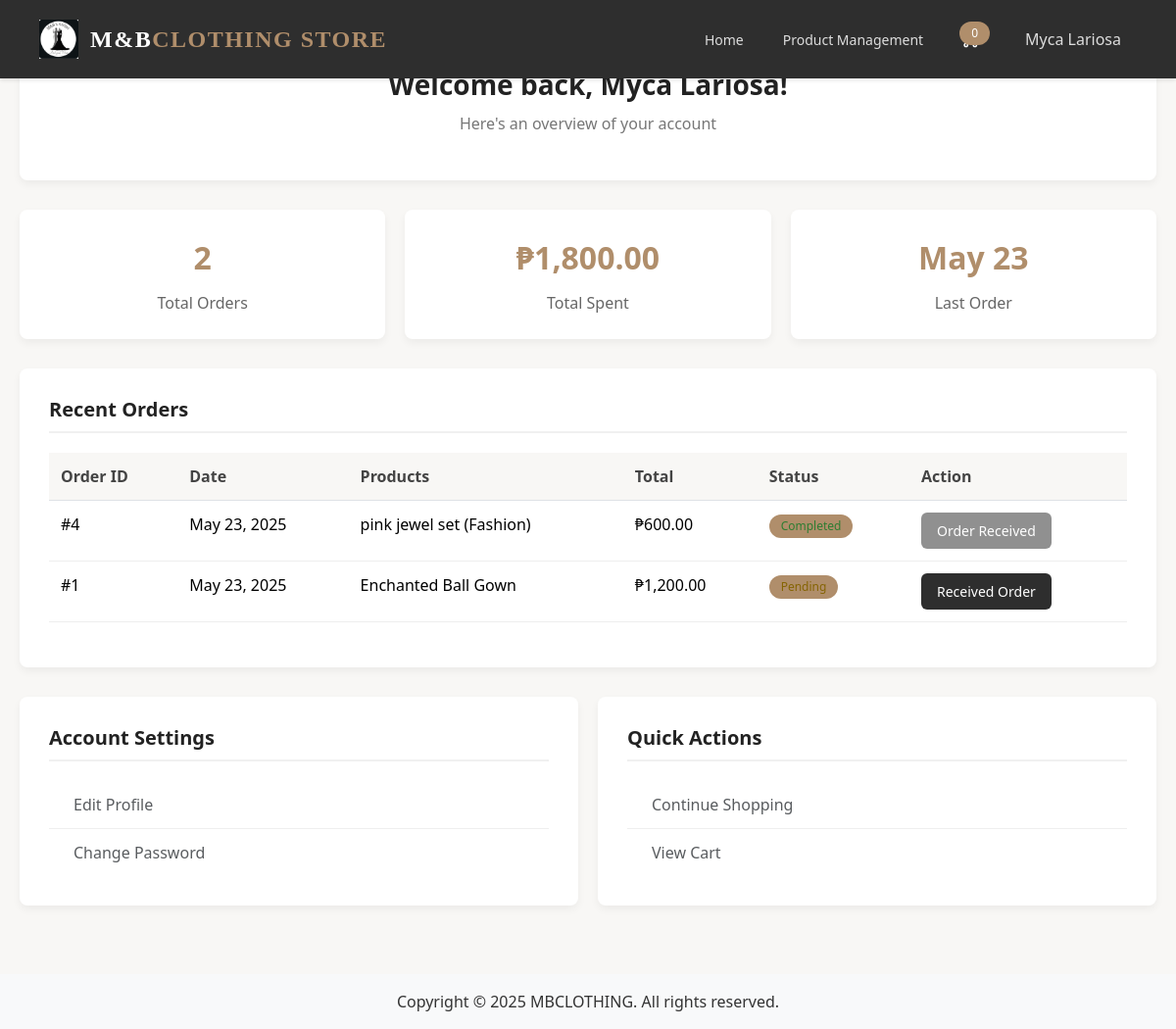
Page /dashboard.php (signed in) on the committed database.
### tables this page shows
CREATE TABLE `users` (
  `id` int(11) NOT NULL,
  `name` varchar(255) NOT NULL,
  `email` varchar(255) NOT NULL,
  `password` varchar(255) NOT NULL,
  `address` varchar(255) DEFAULT NULL,
  `phone` varchar(20) DEFAULT NULL,
  `birthdate` date DEFAULT NULL,
  `created_at` timestamp NOT NULL DEFAULT current_timestamp(),
  `updated_at` timestamp NOT NULL DEFAULT current_timestamp() ON UPDATE current_timestamp(),
  `remember_token` varchar(255) DEFAULT NULL,
  `profile_picture` varchar(255) DEFAULT 'assets/images/default-profile.png',
  `role` enum('admin','customer') NOT NULL DEFAULT 'customer'
);

CREATE TABLE `orders` (
  `id` int(11) NOT NULL,
  `customer_id` int(11) DEFAULT NULL,
  `guest_name` varchar(255) DEFAULT NULL,
  `guest_phone` varchar(20) DEFAULT NULL,
  `guest_address` varchar(255) DEFAULT NULL,
  `total` decimal(10,2) NOT NULL,
  `created_at` timestamp NOT NULL DEFAULT current_timestamp(),
  `updated_at` timestamp NOT NULL DEFAULT current_timestamp() ON UPDATE current_timestamp(),
  `status` enum('Pending','Completed') NOT NULL DEFAULT 'Pending'
);

CREATE TABLE `order_details` (
  `id` int(11) NOT NULL,
  `order_id` int(11) NOT NULL,
  `product_id` int(11) NOT NULL,
  `quantity` int(11) NOT NULL,
  `price` decimal(10,2) NOT NULL,
  `subtotal` decimal(10,2) NOT NULL
);

CREATE TABLE `products` (
  `id` int(11) NOT NULL,
  `category_id` int(11) NOT NULL,
  `name` varchar(255) NOT NULL,
  `description` text DEFAULT NULL,
  `price` decimal(10,2) NOT NULL,
  `slug` varchar(255) NOT NULL,
  `image_path` varchar(255) DEFAULT NULL,
  `created_at` timestamp NOT NULL DEFAULT current_timestamp(),
  `updated_at` timestamp NOT NULL DEFAULT current_timestamp() ON UPDATE current_timestamp()
);

### app/models/User.php (called while the page is built, shortened)
<?php
class User extends Database {
    private $db;
    public function __construct() {
        $this->db = $this->getConnection();
    }
    public function find($id) {
        $sql = "SELECT * FROM users WHERE id = :id";
        $stmt = $this->db->prepare($sql);
        $stmt->execute(['id' => $id]);
        return $stmt->fetch(\PDO::FETCH_ASSOC);
    }
}

### app/includes/database.php (called while the page is built, shortened)
<?php
class Database {
    private $host = "localhost";
    private $db_name = "ecommerce";
    private $username = "root";
    private $password = "";
    protected $conn;
    public function __construct() {
        try {
            $this->conn = new \PDO("mysql:host=" . $this->host . ";dbname=" . $this->db_name, $this->username, $this->password);
            $this->conn->setAttribute(\PDO::ATTR_ERRMODE, \PDO::ERRMODE_EXCEPTION);
        } catch (\PDOException $e) {
            die("Connection failed: " . $e->getMessage());
        }
    }
    public function getConnection() {
        return $this->conn;
    }
}

### helpers/role_helper.php (called while the page is built, shortened)
<?php
function isAdmin() {
    $userId = $_SESSION['user']['id'];
    $userModel = new User();
    $user = $userModel->find($userId);
    if ($user && isset($user['role']) && $user['role'] === 'admin') {
        return true;
    }
    return false;
}

### helpers/functions.php (called while the page is built, shortened)
<?php
if (!function_exists('template')) {
    function template($file, $options = []) {
                ?>
                <?php
        include 'templates/' . $file;
    }
}

### app/models/Checkout.php (called while the page is built, shortened)
<?php
class Checkout extends Database
{
    private $db;
    public function __construct()
    {
        $this->db = $this->getConnection();
    }
    public function getUserOrders($userId)
    {
        $sql = "SELECT o.id, o.status, o.created_at AS order_date, p.name AS product_name, od.quantity, od.price AS total_price
                FROM orders o
                JOIN order_details od ON o.id = od.order_id
                JOIN products p ON od.product_id = p.id
                WHERE o.customer_id = :user_id
                ORDER BY o.created_at DESC";
        $stmt = $this->db->prepare($sql);
        $stmt->execute(['user_id' => $userId]);
        return $stmt->fetchAll(\PDO::FETCH_ASSOC);
    }
}

### dashboard.php (the view, shortened to what this page needs)
<?php
include 'helpers/functions.php';
$checkout = new Checkout();
$userOrders = $checkout->getUserOrders($_SESSION['user']['id']);
$userInfo = $_SESSION['user'];
template('header.php'); ?>
<div class="dashboard-container">
    <div class="dashboard-header">
        <h1 class="welcome-message">Welcome back, <?php echo htmlspecialchars($userInfo['name']); ?>!</h1>
        <p class="dashboard-subtitle">Here's an overview of your account</p>
    </div>
    <div class="stats-row">
        <div class="stats-card">
            <div class="stats-number"><?php echo count($userOrders); ?></div>
            <div class="stats-label">Total Orders</div>
        </div>
        <div class="stats-card">
            <div class="stats-number">₱<?php
                $totalSpent = array_sum(array_column($userOrders, 'total_price'));
                echo number_format($totalSpent, 2);
            ?></div>
            <div class="stats-label">Total Spent</div>
        </div>
        <div class="stats-card">
            <div class="stats-number"><?php
                $lastOrder = end($userOrders);
                echo $lastOrder ? date('M d', strtotime($lastOrder['order_date'])) : 'N/A';
            ?></div>
            <div class="stats-label">Last Order</div>
        </div>
    </div>
    <div class="dashboard-card">
        <h3>Recent Orders</h3>
        <?php if (!empty($userOrders)): ?>
            <div class="table-responsive">
                <table class="table">
                    <thead>
                        <tr>
                            <th>Order ID</th>
                            <th>Date</th>
                            <th>Products</th>
                            <th>Total</th>
                            <th>Status</th>
                            <th>Action</th>
                        </tr>
                    </thead>
                    <tbody>
                        <?php foreach ($userOrders as $order): ?>
                            <tr>
                                <td>#<?php echo $order['id']; ?></td>
                                <td><?php echo date('M d, Y', strtotime($order['order_date'])); ?></td>
                                <td><?php echo htmlspecialchars($order['product_name']); ?></td>
                                <td>₱<?php echo number_format($order['total_price'], 2); ?></td>
                                <td>
                                    <?php
                                    echo isset($order['status']) && $order['status'] === 'Completed'
                                        ? '<span class="badge badge-success">Completed</span>'
                                        : '<span class="badge badge-warning">Pending</span>';
                                    ?>
                                </td>
                                <td>
                                    <form method="POST" action="dashboard.php">
                                        <?php if (isset($order['status']) && $order['status'] === 'Pending'): ?>
                                            <button type="submit" name="mark_completed" class="btn btn-primary btn-sm">Received Order</button>
                                        <?php else: ?>
                                            <button class="btn btn-primary btn-sm" disabled>Order Received</button>
                                        <?php endif; ?>
                                    </form>
                                </td>
                            </tr>
                        <?php endforeach; ?>
                    </tbody>
                </table>
            </div>
        <?php endif; ?>
    </div>
    <div class="quick-links">
        <div class="dashboard-card">
            <h3>Account Settings</h3>
            <div class="list-group">
                <a href="my-account.php" class="list-group-item list-group-item-action">
                    <i class="fas fa-user"></i> Edit Profile
                </a>
                <a href="change-password.php" class="list-group-item list-group-item-action">
                    <i class="fas fa-key"></i> Change Password
                </a>
            </div>
        </div>
        <div class="dashboard-card">
            <h3>Quick Actions</h3>
            <div class="list-group">
                <a href="index.php" class="list-group-item list-group-item-action">
                    <i class="fas fa-shopping-cart"></i> Continue Shopping
                </a>
                <a href="cart.php" class="list-group-item list-group-item-action">
                    <i class="fas fa-shopping-bag"></i> View Cart
                </a>
            </div>
        </div>
    </div>
</div>

### templates/header.php (style rules this page uses)
body { font-family: 'Segoe UI', Tahoma, Geneva, Verdana, sans-serif; background: #f8f7f5; color: #333; margin: 0; padding: 0; padding-top: 80px; }
.badge { background-color: #b08e6b !important; color: #fff; padding: 4px 8px; border-radius: 12px; font-size: 12px; }

### dashboard.php (style rules this page uses)
body { font-family: 'Segoe UI', Tahoma, Geneva, Verdana, sans-serif; background: #f8f7f5; color: #333; margin: 0; padding: 0; }
.dashboard-container { max-width: 1200px; margin: auto; padding: 40px 20px; }
.dashboard-header { background-color: #fff; padding: 30px; border-radius: 8px; box-shadow: 0 4px 8px rgba(0,0,0,0.05); margin-bottom: 30px; text-align: center; }
.welcome-message { font-size: 28px; font-weight: bold; color: #222; margin-bottom: 10px; }
.dashboard-subtitle { color: #777; font-size: 16px; }
.stats-row { display: flex; gap: 20px; margin-bottom: 30px; }
.stats-card { flex: 1; background-color: #fff; padding: 25px; border-radius: 8px; box-shadow: 0 4px 8px rgba(0,0,0,0.05); text-align: center; transition: transform 0.3s ease, box-shadow 0.3s ease; }
.stats-number { font-size: 32px; font-weight: bold; color: #b08e6b; margin-bottom: 10px; }
.stats-label { color: #666; font-size: 16px; font-weight: 500; }
.dashboard-card { background-color: #fff; padding: 30px; border-radius: 8px; box-shadow: 0 4px 8px rgba(0,0,0,0.05); margin-bottom: 30px; }
.dashboard-card h3 { font-size: 20px; font-weight: 600; color: #222; margin-bottom: 20px; padding-bottom: 10px; border-bottom: 2px solid #f0f0f0; }
.table { width: 100%; border-collapse: collapse; }
.table th { background-color: #f8f7f5; padding: 12px; text-align: left; font-weight: 600; color: #444; }
.table td { padding: 12px; border-bottom: 1px solid #eee; }
.badge { padding: 6px 12px; border-radius: 20px; font-size: 12px; font-weight: 500; }
.badge-success { background-color: #e8f5e9; color: #2e7d32; }
.badge-warning { background-color: #fff3cd; color: #856404; }
.quick-links { display: flex; gap: 20px; }
.quick-links .dashboard-card { flex: 1; }
.list-group-item { padding: 12px 15px; border: none; border-bottom: 1px solid #eee; transition: background-color 0.3s ease; }
.list-group-item:last-child { border-bottom: none; }
.btn-primary { background-color: #2e2e2e; color: #fff; border: none; padding: 8px 16px; border-radius: 6px; font-weight: 500; cursor: pointer; transition: background-color 0.3s ease; }
.btn-primary:disabled { background-color: #555; cursor: not-allowed; }

### rows in the picture
users: name "Myca Lariosa"
orders: created_at "May 23"
order_details: order "4", order.created_at "May 23, 2025", product.name "pink jewel set (Fashion)", price "600.00", shows "Completed", shows "Order Received"
order_details: order "1", order.created_at "May 23, 2025", product.name "Enchanted Ball Gown", price "1,200.00", shows "Pending", shows "Received Order"

### other values in the picture
countCart() "0"
$_SESSION['user']['name'] "Myca Lariosa"
count($userOrders) "2"
$totalSpent "1,800.00"
